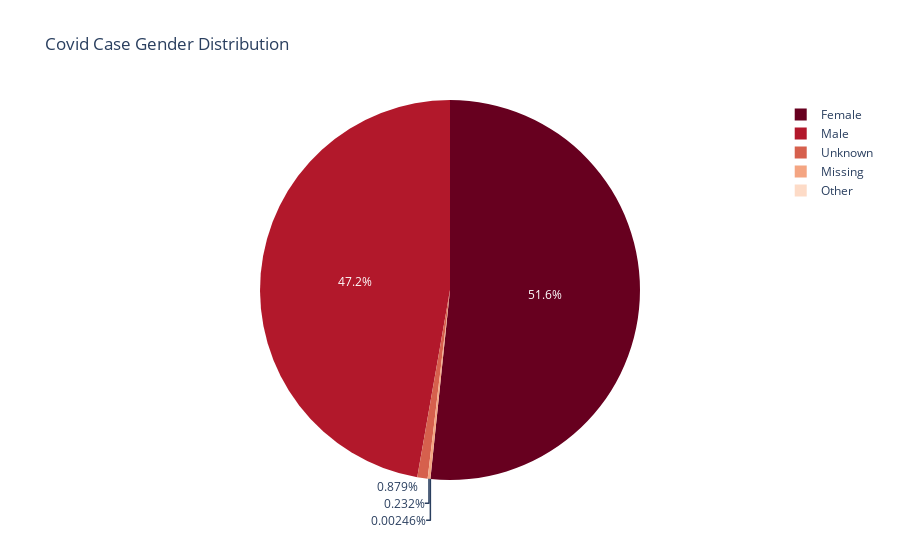

Notebook cell for this chart:
### Markdown cell above
Graphical representation of cases distributions by gender

### Code cell
values = df['sex'].value_counts().tolist()
names = ["Female","Male", "Unknown","Missing","Other"]

  
fig = px.pie(
    names=names,
    values=values,
    title="Covid Case Gender Distribution",
    color_discrete_sequence=px.colors.sequential.RdBu,
)
fig.show()

### Figure 1 — Plotly figure (JSON) as saved in the notebook; plotly's stock layout.template omitted (floating-point values rounded to 4 significant figures)
{"data": [{"domain": {"x": [0, 1], "y": [0, 1]}, "hovertemplate": "label=%{label}<br>value=%{value}<extra></extra>", "labels": ["Female", "Male", "Unknown", "Missing", "Other"], "legendgroup": "", "name": "", "showlegend": true, "type": "pie", "values": [4340898, 3970591, 73845, 19520, 207]}], "layout": {"legend": {"tracegroupgap": 0}, "piecolorway": ["rgb(103,0,31)", "rgb(178,24,43)", "rgb(214,96,77)", "rgb(244,165,130)", "rgb(253,219,199)", "rgb(247,247,247)", "rgb(209,229,240)", "rgb(146,197,222)", "rgb(67,147,195)", "rgb(33,102,172)", "rgb(5,48,97)"], "title": {"text": "Covid Case Gender Distribution"}}}
